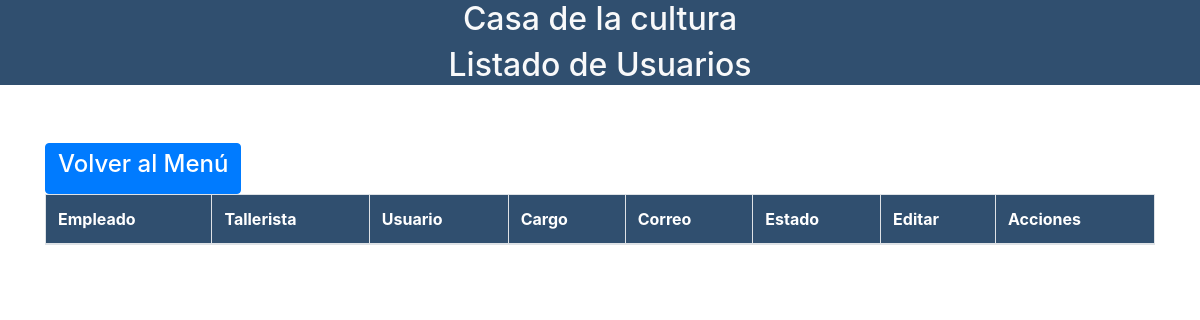
Before: /Ver_usuario.php with the older database file.
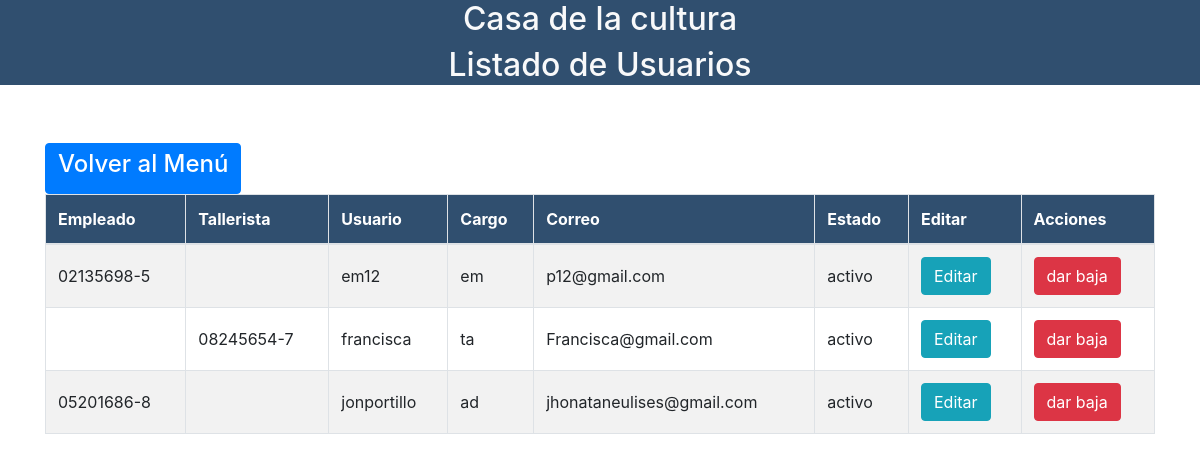
After: the same page with the newer database file.
### tables this page shows
CREATE TABLE `tb_usuario`  (
  `user` varchar(50) NOT NULL,
  `pass` varchar(255) NULL DEFAULT NULL,
  `tipo` varchar(5) NULL DEFAULT NULL,
  `dui_empleado` varchar(10) NULL DEFAULT NULL,
  `dui_tallerista` varchar(10) NULL DEFAULT NULL,
  `correo` varchar(255) NULL DEFAULT NULL,
  `estado` varchar(10) NULL DEFAULT NULL,
  PRIMARY KEY (`user`) USING BTREE,
  INDEX `fk_dui_tallerista`(`dui_tallerista`) USING BTREE,
  INDEX `fk_usuario_empleado`(`dui_empleado`) USING BTREE,
  CONSTRAINT `fk_dui_tallerista` FOREIGN KEY (`dui_tallerista`) REFERENCES `tb_talleristas` (`dui_tallerista`) ON DELETE NO ACTION ON UPDATE NO ACTION,
  CONSTRAINT `fk_usuario_empleado` FOREIGN KEY (`dui_empleado`) REFERENCES `tb_empleados` (`dui_empleado`) ON DELETE NO ACTION ON UPDATE NO ACTION
);

### Ver_usuario.php (the view, shortened to what this page needs)
<?php
$con = conectar();
?>
<!doctype html>
<html lang="en">
<head>
    <link rel="stylesheet" href="tablas_css/bootstrap/css/bootstrap.min.css">
    <link rel="stylesheet" href="tablas_css/main.css">
    <link rel="stylesheet" type="text/css" href="tablas_css/datatables/datatables.min.css" />
    <link rel="stylesheet" type="text/css" href="tablas_css/datatables/DataTables-1.10.18/css/dataTables.bootstrap4.min.css">
    <link rel="stylesheet" href="https://use.fontawesome.com/releases/v5.8.2/css/all.css">
    <link rel="stylesheet" href="./vendor/sweetalert2/dist/sweetalert2.min.css">
</head>
<body>
    <header>
        <h2 class="text-center text-light">Casa de la cultura</h2>
        <h2 class="text-center text-light">Listado de Usuarios</h2>
    </header>
    <div style="height:50px"></div>
    <div class="container">
        <a href="http://localhost/ProyectoCultura/menu_administrador.php" class="btn btn-primary">
            <h4> Volver al Menú </h4>
        </a>
        <br>
        <div class="row">
            <div class="col-lg-12">
                <div class="table-responsive">
                    <table id="example" class="table table-striped table-bordered" cellspacing="0" width="100%">
                        <thead>
                            <tr>
                                <th>Empleado</th>
                                <th>Tallerista</th>
                                <th>Usuario</th>
                                <th>Cargo</th>
                                <th>Correo</th>
                                <th>Estado</th>
                                <th>Editar</th>
                                <th>Acciones</th>
                            </tr>
                        </thead>
                        <tbody>
                            <?php
                            $sql = "SELECT * FROM tb_usuario";
                            $query = mysqli_query($con, $sql);
                            while ($row = mysqli_fetch_array($query)) {
                            ?>
                                <tr>
                                    <td><?php echo $row['dui_empleado'] ?></td>
                                    <td><?php echo $row['dui_tallerista'] ?></td>
                                    <td><?php echo $row['user'] ?></td>
                                    <td><?php echo $row['tipo'] ?></td>
                                    <td><?php echo $row['correo'] ?></td>
                                    <td><?php echo $row['estado'] ?></td>
                                    <?php
                                    if ($row['tipo'] == 'ad' || $row['tipo'] == 'em') {
                                    ?>
                                        <td><a href="FormActualizar_UsuarioEm.php?dui=<?php echo $row['dui_empleado'] ?>" class="btn btn-info">Editar </a></td>
                                        <?php
                                        if ($row['estado'] == 'activo') {
                                        ?>
                                            <td><a href="javascript:void(0)" class="btn btn-danger" id="delete_em" data-id="<?php echo $row['dui_empleado'] ?>">dar baja</a></td>
                                        <?php
                                        } else {
                                        ?>
                                            <td><a href="javascript:void(0)" class="btn btn-success" id="alta_em" data-id="<?php echo $row['dui_empleado'] ?>">dar alta</a></td>
                                        <?php
                                        }
                                    } else {
                                        ?>
                                        <td><a href="FormActualizar_UsuarioTa.php?dui=<?php echo $row['dui_tallerista'] ?>" class="btn btn-info">Editar </a></td>
                                        <?php
                                        if ($row['estado'] == 'activo') {
                                        ?>
                                            <td><a href="javascript:void(0)" class="btn btn-danger" id="delete_ta" data-id="<?php echo $row['dui_tallerista'] ?>">dar baja</a></td>
                                        <?php
                                        } else {
                                        ?>
                                            <td><a href="javascript:void(0)" class="btn btn-success" id="alta_ta" data-id="<?php echo $row['dui_tallerista'] ?>">dar alta</a></td>
                                    <?php
                                        }
                                    }
                                    ?>
                                </tr>
                            <?php
                            }
                            ?>
                        </tbody>
                    </table>
                </div>
            </div>
        </div>
    </div>
</body>
</html>

Changed rows visible on the page:
added tb_usuario: dui_empleado "02135698-5", user "em12", tipo "em", correo "p12@gmail.com", estado "activo"
added tb_usuario: dui_tallerista "08245654-7", user "francisca", tipo "ta", correo "Francisca@gmail.com", estado "activo"
added tb_usuario: dui_empleado "05201686-8", user "jonportillo", tipo "ad", correo "jhonataneulises@gmail.com", estado "activo"
